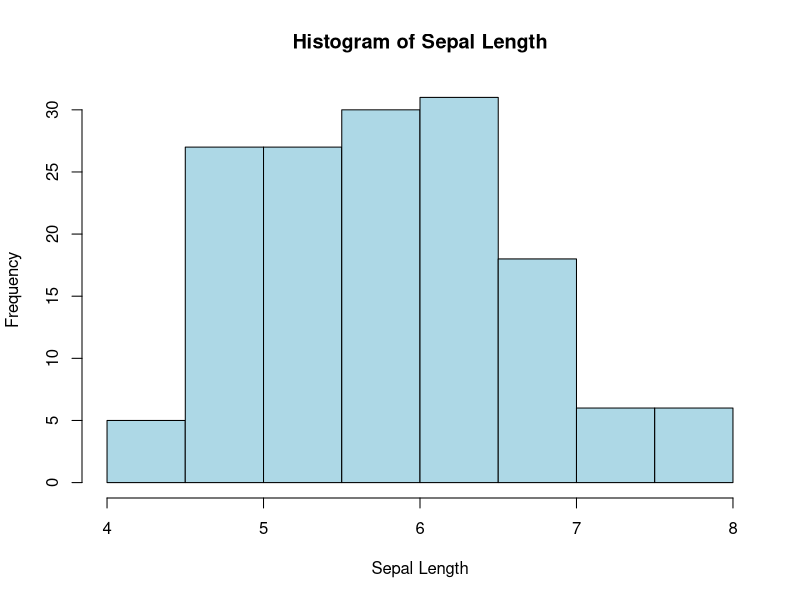
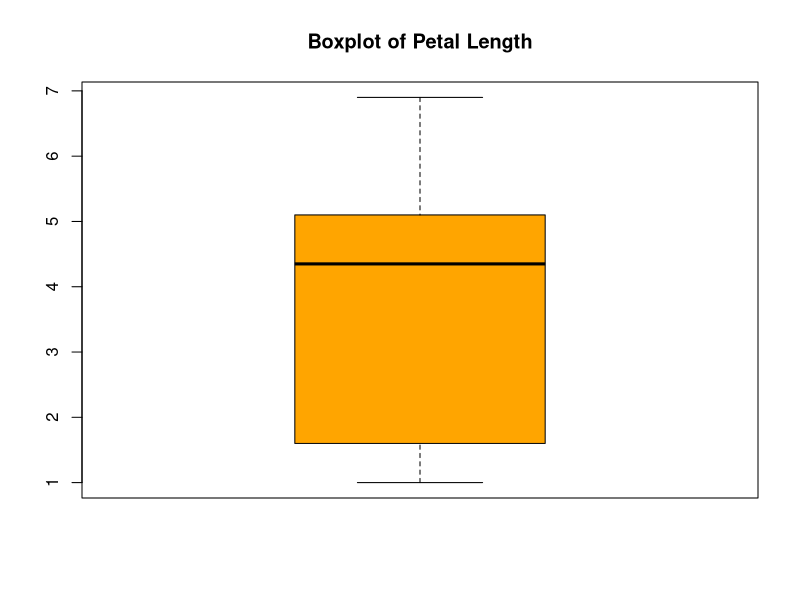
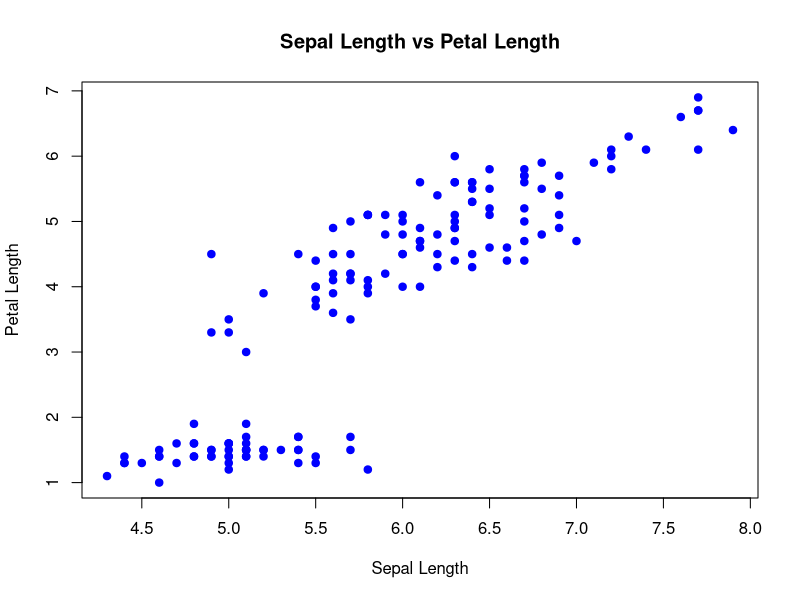
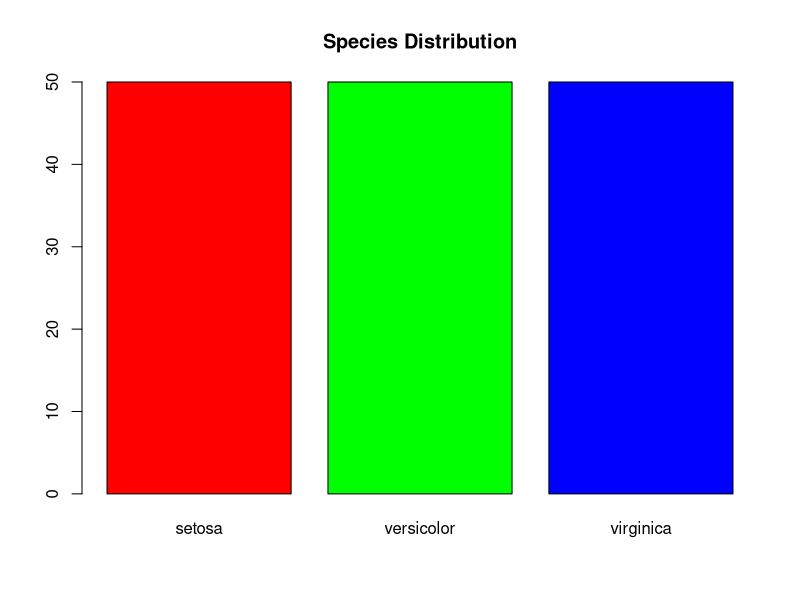

Recreate these plots in R, in order.
data()
library(datasets)
data(package = "datasets")

data(iris)
head(iris)
str(iris)
summary(iris)
colSums(is.na(iris))

hist(iris$Sepal.Length,
     col = "lightblue",
     main = "Histogram of Sepal Length",
     xlab = "Sepal Length")

boxplot(iris$Petal.Length,
        col = "orange",
        main = "Boxplot of Petal Length")

plot(iris$Sepal.Length,
     iris$Petal.Length,
     col = "blue",
     pch = 19,
     main = "Sepal Length vs Petal Length",
     xlab = "Sepal Length",
     ylab = "Petal Length")

barplot(table(iris$Species),
        col = c("red", "green", "blue"),
        main = "Species Distribution")
